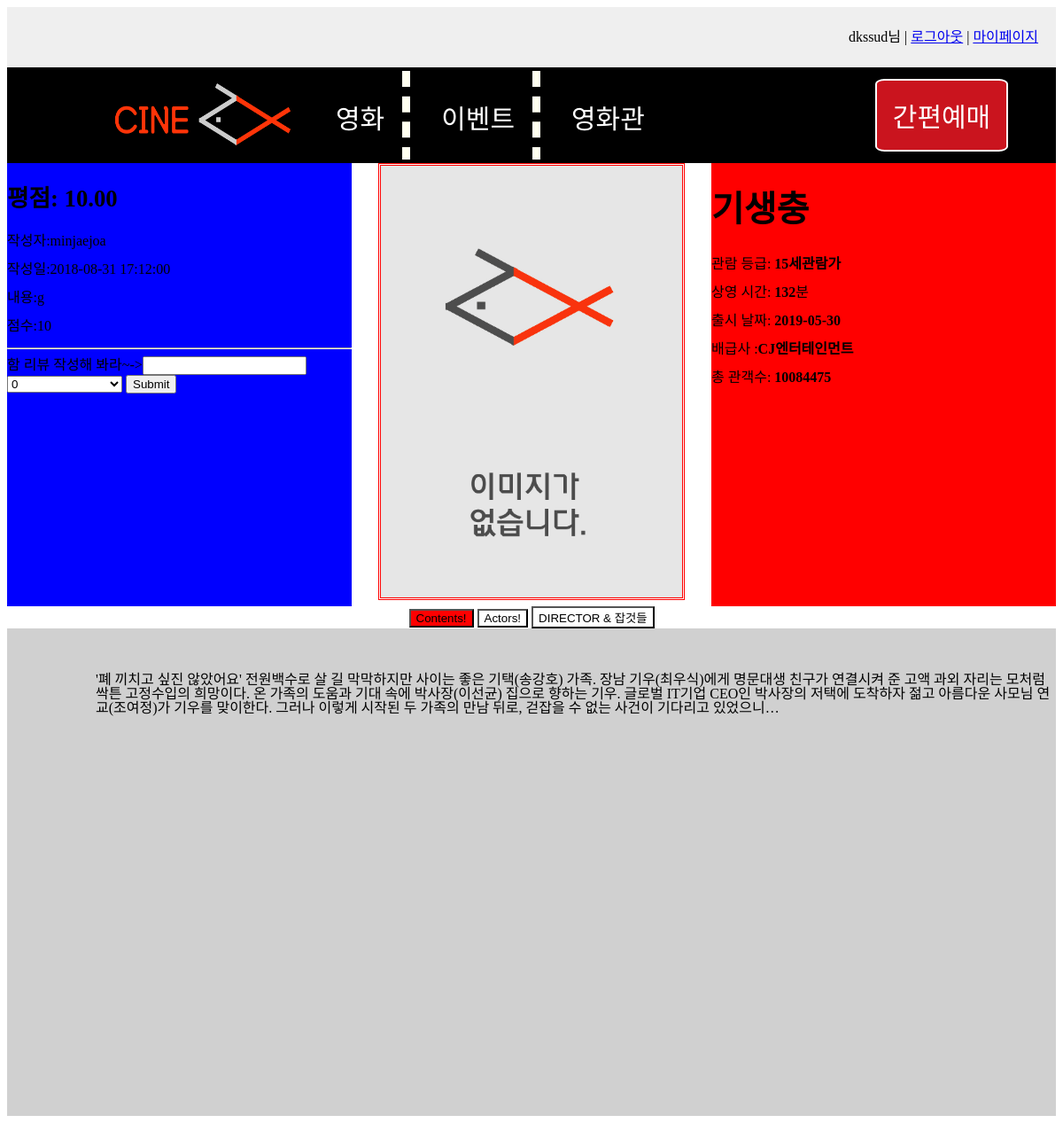
The page /webpage/component/movie/movie.php?id=10002 (signed in) on the database its author committed.
### tables this page shows
CREATE TABLE Movie_review(
    movie_id  INT UNSIGNED  NOT NULL,
    customer_id CHAR(20)  NOT NULL,
    written_time  TIMESTAMP NOT NULL  DEFAULT CURRENT_TIMESTAMP,
    score TINYINT NOT NULL,
    contents TEXT(1000)  NOT NULL,
    CONSTRAINT PK_Customer_info PRIMARY KEY(movie_id, customer_id),
    CONSTRAINT FK_Customer_info_1 FOREIGN KEY(movie_id)
    REFERENCES Movie(movie_id) ON UPDATE CASCADE ON DELETE RESTRICT,
    CONSTRAINT FK_Customer_info_2 FOREIGN KEY(customer_id)
    REFERENCES Customer_info(customer_id) ON UPDATE CASCADE ON DELETE RESTRICT
);

CREATE TABLE Movie (
    movie_id int unsigned not null,
    movie_name char(50) not null,
    rating char(10) not null default '전체관람가',
    running_time smallint not null default 0,
    release_date date null,
    distributor varchar(50) null,
    total_audience int unsigned not null default 0,
    contents TEXT(1000)  NOT NULL,
    CONSTRAINT PK_Movie PRIMARY KEY(movie_id)
);

### webpage/component/movie/movie.php (the view, shortened to what this page needs)
<!DOCTYPE html>
<?php
$movie_id=$_GET['id'];
$conn = connect();
$stmt = $conn->prepare("SELECT * from movie where movie_id = $movie_id");
$stmt->execute();
$result = $stmt->fetchAll();
$movie_name = $result[0]['movie_name'];
?>
<html>
<head>
	<link href="../../styles/common.css" type="text/css" rel="stylesheet" />
	<link rel="stylesheet" type="text/css" href="../../styles/movie_info.css" />
</head>
<body>
	<?php
	if(count($result) == 0){ ?>
		<div id="notfound" >
			<img src="404notfound.png"/><br>
			<a href="all_movie.php">여긴 너에겐 아직 일러! 돌아가ㅠㅠ</a>
		</div>
		<?php
	}else{
		?>
		<header class="service_menu">
			<ul id="gnb">
				<?php
				include "../common/top_login.php";
				?>
			</ul>
		</header>
		<?php
		include "../common/navigator.php";
		?>
		<div>
			<div class="REVIEW SEC">
				<?php
				$stmt_review = $conn->prepare("SELECT * from movie_review where movie_id = $movie_id");
				$stmt_review->execute();
				$result_review = $stmt_review->fetchAll();
				if(count($result_review) == 0)
					echo "등록된 리뷰가 없습니다.";
				else{
					$stmt_avg = $conn->prepare("SELECT round(avg(score),2) as avg_score from movie_review where movie_id = $movie_id");
					$stmt_avg->execute(); ?>
					<h3>평점: <?=$stmt_avg->fetchAll()[0]['avg_score']?> </h3>
					<?php
					foreach ($result_review as $key => $value) {
						?>
						<p>작성자:<?=$value['customer_id']?></p>
						<p>작성일:<?=$value['written_time']?></p>
						<p>내용:<?=$value['contents']?></p>
						<p>점수:<?=$value['score']?></p>
						<hr/>
					<?php }
				}
				?>
				<?php if(isset($_SESSION['id'])){ ?>
					<form action="REVIEW.php" method="POST">
						<label>함 리뷰 작성해 봐라~-><input type="text" name="review" /></label>
						<select name="score">
							<?php for ($i=0; $i < 5; $i+=0.01) { ?>
								<option><?=$i?></option>
							<?php } ?>
						</select>
						<input type="submit" name="" />
					</form>
				<?php } else{ ?>
					<div>
						<p>로그인 해야지 리뷰 쓸 수 있어요.</p>
					</div>
				<?php } ?>
			</div>
			<div class="POSTER SEC">
				<img src = '../img/movie/movie_<?=$movie_id?>.jpeg' id="poster" onerror="this.src='../img/movie/movie_no_image2.jpeg';">
			</div>
			<div class="DETAIL SEC">
				<h2><?=$movie_name?></h2>
				<p>관람 등급: <strong><?=$result[0]['rating']?></strong></p>
				<p>상영 시간: <strong><?=$result[0]['running_time']?></strong>분</p>
				<p>출시 날짜: <strong><?=$result[0]['release_date']?></strong></p>
				<p>배급사 :<strong><?=$result[0]['distributor']?></strong></p>
				<p>총 관객수: <strong><?=$result[0]['total_audience']?></strong></p>
			</div>
		</div>
		<div class="Tree">
			<div>
				<button id="ContentsB" onclick="Button_Tree('Contents')">Contents!</button>
				<button id="ActorsB" onclick="Button_Tree('Actors')">Actors!</button>
				<button id="DirectorsB" onclick="Button_Tree('Directors')">DIRECTOR & 잡것들</button>
			</div>
		</div>
		<div class="fruit" id="Contents">
			<?php
			$stmt_contents = $conn->prepare("select contents from movie where movie_id = \"$movie_id\"");
			$stmt_contents -> execute();
			$result_contents = $stmt_contents->fetchAll();
			echo $result_contents[0]['contents'];
			?>
		</div>
	<?php } $conn = null ?>
</body>
</html>

### webpage/component/common/top_login.php (shortened to what this page needs)
<?php
if (!isset($_SESSION['id'])) {
  ?>
  <p><a href="../login/login.php">로그인</a> |
    <a href="../login/register.php">회원가입</a></p>
<?php
} else {
  ?>
  <p><?= $_SESSION['id'] ?>님</a> |
    <a href="../login/logout.php">로그아웃</a> |
    <a href="../mypage/mypage_home.php">마이페이지</a>
  </p>
<?php
}
?>

### webpage/component/common/navigator.php (shortened to what this page needs)
<link href="../../styles/navigator.css" type="text/css" rel="stylesheet" />
<nav class="navbar">
  <a href="../common/cinema_test.php"><img src="../img/logo.png"></a>
  <div class="dropdown">
    <button class="dropbtn" id="first">영화
    </button>
  </div>
  <div class="dropdown" id="second">
    <button class="dropbtn">이벤트
    </button>
  </div>
  <div class="dropdown">
    <button class="dropbtn" id="third">영화관
    </button>
  </div>
  <div class="reserve">
    <button class="reservebtn" onclick="location.href = '../purchase/purchase.php'">
      간편예매
    </button>
  </div>
</nav>

### webpage/styles/common.css (style rules this page uses)
body { line-height: 1; }
ol, ul { list-style: none; }
.service_menu { padding-top: 10px; padding-bottom: 10px; padding-right: 20px; background-color: #efefef; overflow: hidden; }
.service_menu ul { list-style: none; margin: 0; padding: 0; float: right; text-align: center; }

### webpage/styles/movie_info.css (style rules this page uses)
.SEC { float: left; }
h2 { font-size: 30pt; }
h3 { font-size: 20pt; }
#poster { width: inherit; height: inherit; }
@media screen and (min-width: 800px) { .SEC { width: calc((100% - 406px) / 2); height: 500px; } }
@media screen and (min-width: 800px) { .REVIEW { background: blue; } }
@media screen and (min-width: 800px) { .POSTER { border: 3px double red; width: 340px; margin-left: 30px; margin-right: 30px; height: calc(340px * 1.432); } }
@media screen and (min-width: 800px) { .DETAIL { background: red; } }
.Tree { text-align: center; }
.fruit { height: 500px; padding-top: 50px; padding-left: 100px; background-color: #D0D0D0; overflow: scroll; }

### webpage/styles/navigator.css (style rules this page uses)
.navbar img { margin-left: 100px; float: left; width: 200px; height: 70px; }
.navbar { height: 100px; overflow: hidden; background-color: black; font-family: Arial; border: 4px solid black; }
#third { border: none; }
.navbar a { float: left; font-size: 16px; color: white; text-align: center; padding: 14px 16px; text-decoration: none; }
.dropdown { margin-left: 15px; float: left; overflow: hidden; }
.dropdown .dropbtn { margin-left: 5px; font-size: 30px; border-top: none; border-left: none; border-right: 9px dashed ivory; border-bottom: none; outline: none; color: white; padding: 30px 20px; background-color: inherit; font-family: inherit; margin: 0; }
.reservebtn { margin-right: 50px; float: right; font-size: 30px; color: white; background-color: #ca141e; border: 2px solid white; border-radius: 7%; height: 82px; margin-top: 9px; margin-bottom: 9px; width: 150px; font-family: inherit; }

### rows shown on the page
movie_review: customer "minjaejoa", written_time "2018-08-31 17:12:00", contents "g", score "10"
movie: movie_name "기생충", rating "15세관람가", running_time "132", release_date "2019-05-30", distributor "CJ엔터테인먼트", total_audience "10084475", contents "'폐 끼치고 싶진 않았어요' 전원백수로 살 길 막막하지만 사이는 좋은 기택(송강호) 가족. 장남 기우(최우식)에게 명문대생 친구가 연결시켜 준 고액 과외 자리는 모처럼 싹튼 고정수입의 희망이다. 온 가족의 도움과 기대 속에 박사장(이선균) 집으로 향하는 기우. 글로벌 IT기업 CEO인 박사장의 저택에 도착하자 젊고 아름다운 사모님 연교(조여정)가 기우를 맞이한다. 그러나 이렇게 시작된 두 가족의 만남 뒤로, 걷잡을 수 없는 사건이 기다리고 있었으니…"

### other values the page prints
$_SESSION['id'] "dkssud"
$stmt_avg->fetchAll()[0]['avg_score'] "10.00"
form field score "0"
